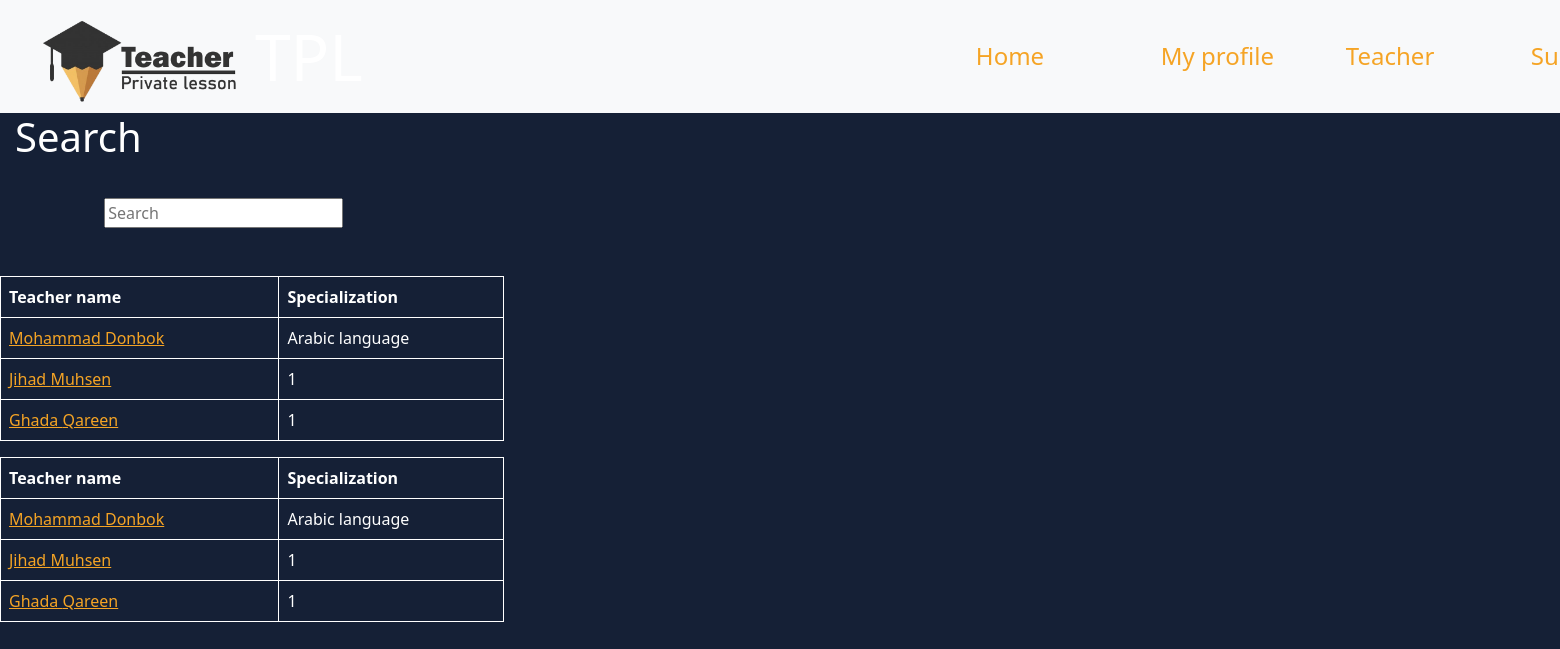
/home/, run on an earlier commit of the app's database.
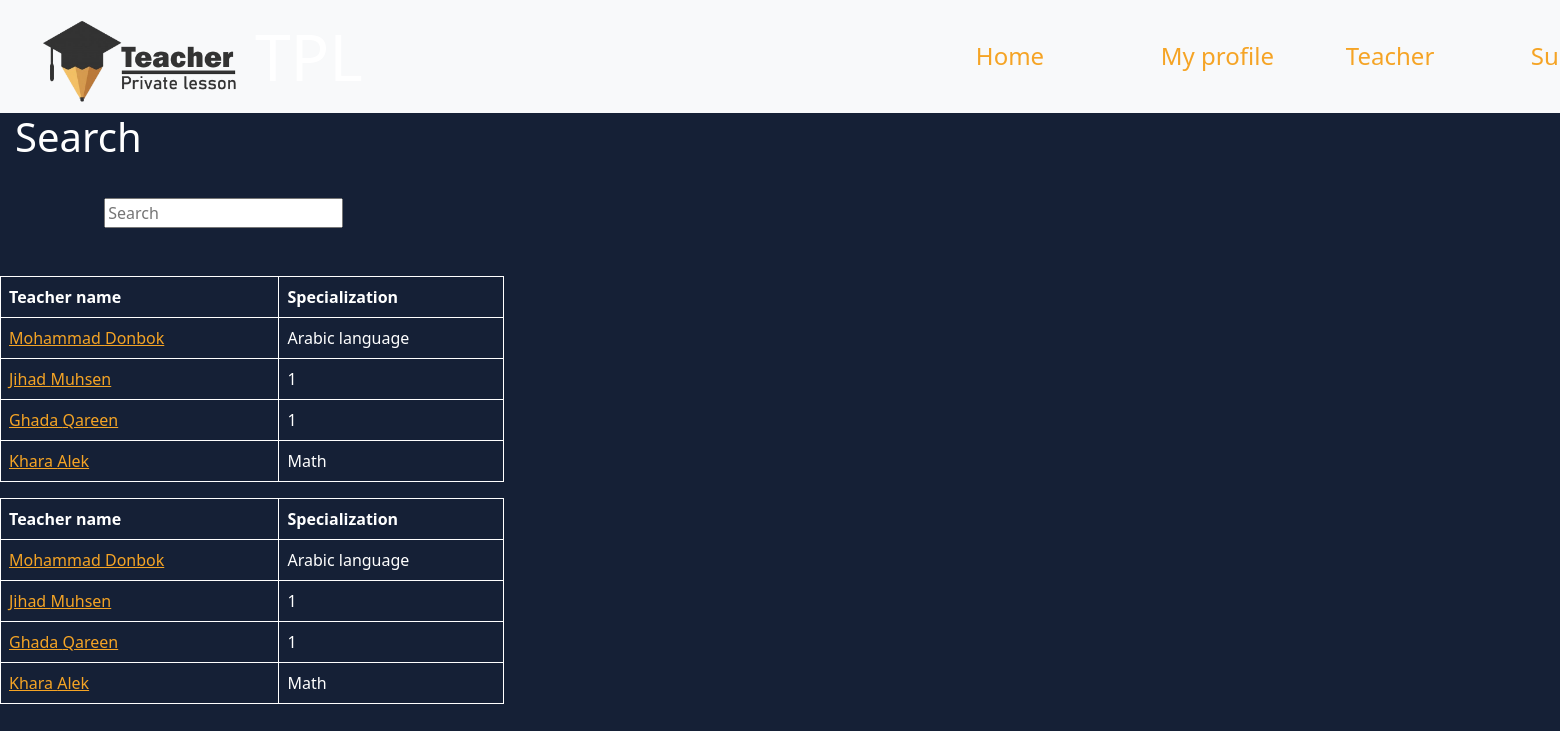
And on a later commit of the database.
### TPL_app/models.py (models this page shows)
class Teacher(models.Model):
    first_name = models.CharField(max_length=255)
    last_name = models.CharField(max_length=255)
    occupation = models.CharField(max_length=255)
    specialization = models.CharField(max_length=255)
    education = models.CharField(max_length=255)
    email = models.CharField(max_length=255, null=True)
    password = models.CharField(max_length=255, null=True)
    created_at = models.DateTimeField(auto_now_add=True)
    updated_at = models.DateTimeField(auto_now=True)

### TPL_app/views.py (the view, shortened to what this page needs)
# urls.py: 2. Add a URL to urlpatterns:  path('', views.home, name='home')
def home(request):
    context = {}
    url_parameter = request.GET.get("q")
    print(url_parameter)
    if url_parameter:
        teachers = Teacher.objects.filter(first_name__icontains=url_parameter)
        teacher_subject = Teacher.objects.filter(specialization__icontains=url_parameter)
    else:
        teachers = Teacher.objects.all()
        teacher_subject = Teacher.objects.all()
    context['teachers'] = teachers
    context['specialization'] = teacher_subject
    return render(request, "home_page.html", context)

### TPL_app/templates/home_page.html (shortened to what this page needs)
<!DOCTYPE html>
<html lang="en">
<head>
    {% load static %}
    <link rel="stylesheet" href="https://use.fontawesome.com/releases/v5.8.2/css/all.css">
    <link rel="stylesheet" href="{% static 'css/home_page_style.css' %}" media="screen">
    <link href="https://cdn.jsdelivr.net/npm/bootstrap@5.0.0-beta1/dist/css/bootstrap.min.css" rel="stylesheet">
</head>
<body>
    <nav class="navbar navbar-expand-lg navbar-light bg-light">
        <div class="head">
            <img src="{% static 'images/logo1.png' %}" width="200px">
            <h1 class="display-3" >TPL</h1>
        </div>
        <div class="collapse navbar-collapse" id="navbarSupportedContent">
            <ul class="navbar-nav me-auto mb-2 mb-lg-0">
            <li class="nav-item">
                <a class="nav-link active" href="#">Home</a>
            </li>
            <li class="nav-item">
                <a class="nav-link active" href="#">My profile</a>
            </li>
            <li class="nav-item">
                <a class="nav-link active" href="#">Teacher</a>
            </li>
            <li class="nav-item">
                <a class="nav-link active" href="#">Subjects</a>
            </li>
            </ul>
        </nav>
            <div>
                <h1>Search</h1>
              <div>
                <i id="search-icon" class="fas"></i>
                <input id="user-input" placeholder="Search" >
                <br>
                <br>
                <br>
              </div>
            </div>
            <div>
              <div id="replaceable-content">
                {% include 'search.html' %}
            </div>
              </div>
</body>
</html>

### TPL_app/templates/search.html
<div class="row">
    <div class="col-4">
{% if teachers %}
    <table class="table">
        <thead>
            <th>Teacher name</th>
            <th>Specialization</th>
        </thead>
        <tbody>
            {% for teacher in teachers %}
            <tr>
            <td><a href="teacher-profile/{{teacher.id}}">{{teacher.first_name}} {{teacher.last_name}}</a></td>
            <td>{{teacher.specialization}}</td>
            </tr>
            {% endfor %}
            </tbody>
        {% else %}
        <div>No teachers found.</div>
    </ul>
{% endif %}
    </div>
    <div class="col-4">
{% if specialization %}
    <table class="table">
        <thead>
            <th>Teacher name</th>
            <th>Specialization</th>
        </thead>
        <tbody>
        {% for subject in specialization %}
        <tr>
        <td><a href="teacher-profile/{{subject.id}}">{{subject.first_name}} {{subject.last_name}}</a></td>
        <td>{{subject.specialization}}</td>
        </tr>
        {% endfor %}
        </tbody>
        {% else %}
        <div>No subjects found.</div>
{% endif %}
</div>
</div>

What changed in the data, as far as the page shows it:
added Teacher: first_name "Khara", last_name "Alek", specialization "Math"
